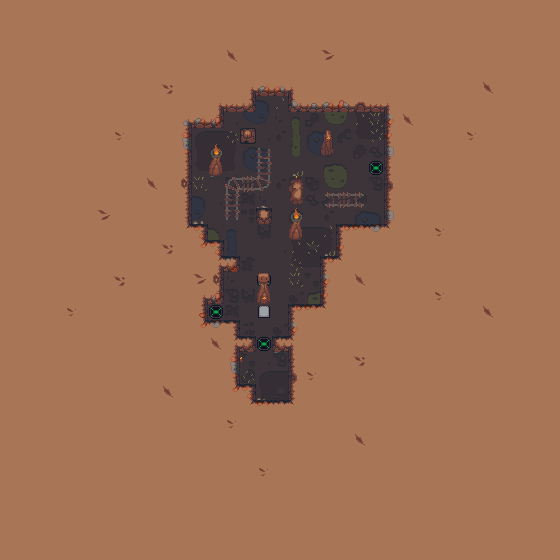

This is a level from a 2D game, rendered from its Tiled map with the project's own tilesets. A one-line summary and the map file follow, with tile-layer data summarised:
An orthogonal 35x35 tile map with 16x16 px tiles, 6 tile layers (Art_Ground, Art_Ground02, Art_Walls, Art_Gameplay, ...), 1 hidden layer not drawn, 3 tilesets and 4 objects (spawn).

<map version="1.2" tiledversion="2018.11.13" orientation="orthogonal" renderorder="right-down" width="35" height="35" tilewidth="16" tileheight="16" infinite="0" backgroundcolor="#a87656" nextlayerid="14" nextobjectid="7">
 <tileset firstgid="1" source="tileset/GameplayTileset.tsx" />
 <tileset firstgid="33" source="tileset/GameplayImages.tsx" />
 <tileset firstgid="305" source="tileset/SlimeCave.tsx" />
 <layer id="7" name="Art_Ground" width="35" height="35">
  <data>[1225 cells, 198 non-empty, 43 distinct tile ids]</data>
 </layer>
 <layer id="12" name="Art_Ground02" width="35" height="35">
  <data>[1225 cells, 29 non-empty, 17 distinct tile ids]</data>
 </layer>
 <layer id="10" name="Art_Walls" width="35" height="35">
  <data>[1225 cells, 79 non-empty, 46 distinct tile ids]</data>
 </layer>
 <layer id="8" name="Art_Gameplay" width="35" height="35">
  <data>[1225 cells, 7 non-empty, 4 distinct tile ids]</data>
 </layer>
 <layer id="13" name="SlimeCover" width="35" height="35">
  <data>[1225 cells, 0 non-empty, 0 distinct tile ids]</data>
 </layer>
 <layer id="11" name="Art_Above" width="35" height="35">
  <data>[1225 cells, 30 non-empty, 9 distinct tile ids]</data>
 </layer>
 <layer id="9" name="Gameplay" width="35" height="35" visible="0" opacity="0.1">
  <data>[1225 cells, 85 non-empty, 4 distinct tile ids]</data>
 </layer>
 <objectgroup id="2" name="Properties">
  <object id="1" name="spawn" x="272" y="384" width="16" height="16" />
  <object id="2" x="256" y="336" width="16" height="16">
   <properties>
    <property name="location" value="16,17" />
   </properties>
  </object>
  <object id="5" x="368" y="160" width="16" height="16">
   <properties>
    <property name="location" value="13,19" />
   </properties>
  </object>
  <object id="6" x="256" y="272" width="16" height="16">
   <properties>
    <property name="location" value="16,21" />
   </properties>
  </object>
 </objectgroup>
</map>
